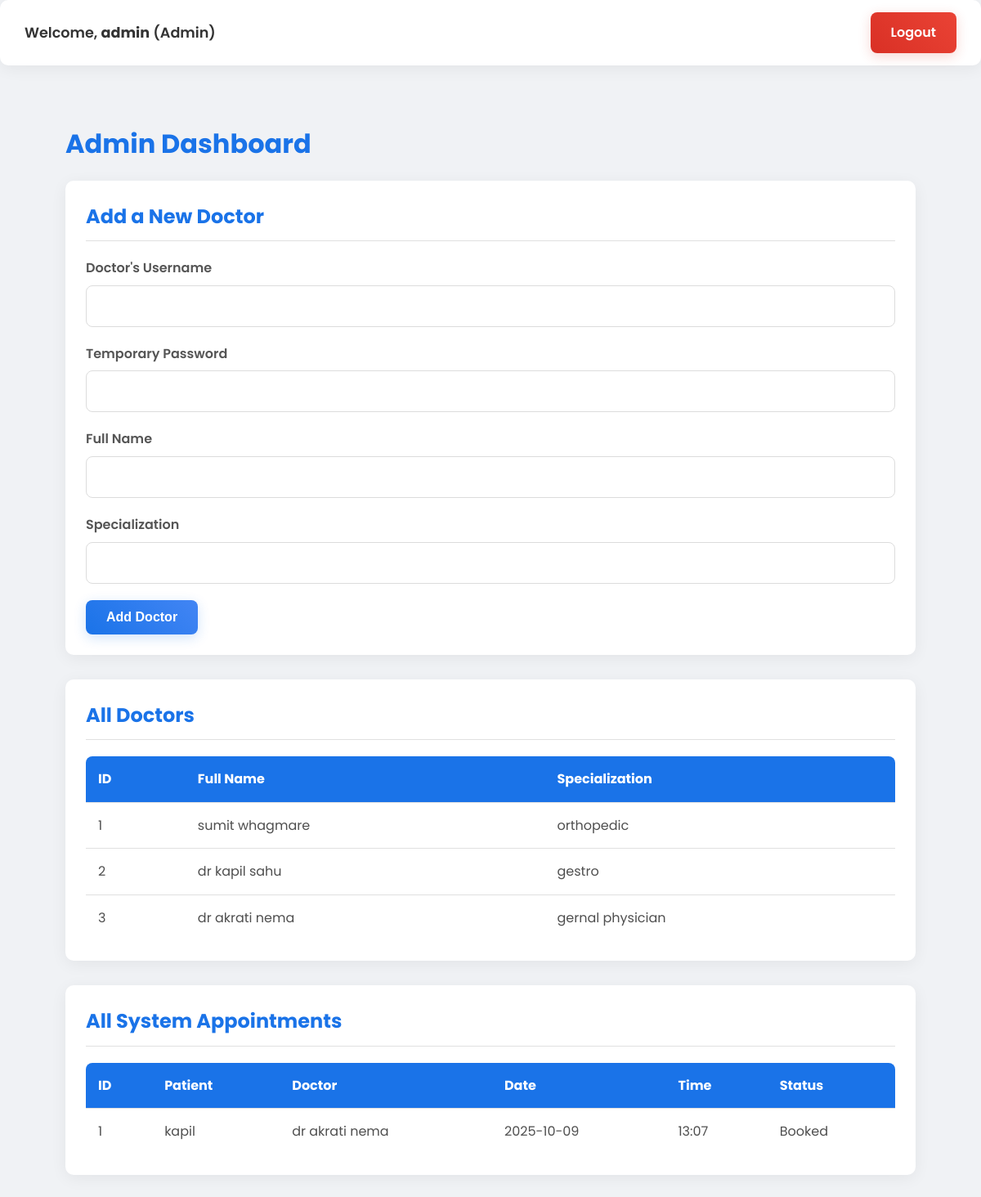
The page /admin/dashboard (signed in) on the database its author committed.
### tables this page shows
CREATE TABLE doctors (
                id INTEGER PRIMARY KEY AUTOINCREMENT,
                user_id INTEGER NOT NULL,
                full_name TEXT NOT NULL,
                specialization TEXT NOT NULL,
                FOREIGN KEY (user_id) REFERENCES users (id)
            );

CREATE TABLE appointments (
                id INTEGER PRIMARY KEY AUTOINCREMENT,
                patient_id INTEGER NOT NULL,
                doctor_id INTEGER NOT NULL,
                appointment_date TEXT NOT NULL,
                appointment_time TEXT NOT NULL,
                status TEXT NOT NULL DEFAULT 'booked' CHECK(status IN ('booked', 'cancelled')),
                FOREIGN KEY (patient_id) REFERENCES patients (id),
                FOREIGN KEY (doctor_id) REFERENCES doctors (id)
            );

CREATE TABLE patients (
                id INTEGER PRIMARY KEY AUTOINCREMENT,
                user_id INTEGER NOT NULL,
                full_name TEXT NOT NULL,
                contact_number TEXT,
                FOREIGN KEY (user_id) REFERENCES users (id)
            );

### app.py (the view)
@app.route('/admin/dashboard')
def admin_dashboard():
    if 'user_id' not in session or session.get('role') != 'admin':
        flash('You must be logged in as an admin to view this page.', 'error')
        return redirect(url_for('login'))
    conn = create_connection()
    cursor = conn.cursor()
    cursor.execute("SELECT id, full_name, specialization FROM doctors")
    doctors = cursor.fetchall()
    query = """
        SELECT a.id, p.full_name, d.full_name, a.appointment_date, a.appointment_time, a.status
        FROM appointments a
        JOIN patients p ON a.patient_id = p.id
        JOIN doctors d ON a.doctor_id = d.id
    """
    cursor.execute(query)
    appointments = cursor.fetchall()
    conn.close()
    return render_template('admin_dashboard.html', doctors=doctors, appointments=appointments)

### app.py (called while the page is built)
def create_connection():
    return sqlite3.connect('clinic.db')

### templates/admin_dashboard.html
{% extends "layout.html" %}
{% block content %}
    <h1>Admin Dashboard</h1>
    <section>
        <h2>Add a New Doctor</h2>
        <form action="{{ url_for('add_doctor') }}" method="post">
            <div class="form-group">
                <label for="username">Doctor's Username</label>
                <input type="text" id="username" name="username" required>
            </div>
            <div class="form-group">
                <label for="password">Temporary Password</label>
                <input type="password" id="password" name="password" required>
            </div>
            <div class="form-group">
                <label for="full_name">Full Name</label>
                <input type="text" id="full_name" name="full_name" required>
            </div>
            <div class="form-group">
                <label for="specialization">Specialization</label>
                <input type="text" id="specialization" name="specialization" required>
            </div>
            <button type="submit" class="btn">Add Doctor</button>
        </form>
    </section>
    <section>
        <h2>All Doctors</h2>
        <table>
            <thead>
                <tr>
                    <th>ID</th>
                    <th>Full Name</th>
                    <th>Specialization</th>
                </tr>
            </thead>
            <tbody>
                {% for doctor in doctors %}
                <tr>
                    <td>{{ doctor[0] }}</td>
                    <td>{{ doctor[1] }}</td>
                    <td>{{ doctor[2] }}</td>
                </tr>
                {% else %}
                <tr>
                    <td colspan="3">No doctors found in the system.</td>
                </tr>
                {% endfor %}
            </tbody>
        </table>
    </section>
    <section>
        <h2>All System Appointments</h2>
        <table>
            <thead>
                <tr>
                    <th>ID</th>
                    <th>Patient</th>
                    <th>Doctor</th>
                    <th>Date</th>
                    <th>Time</th>
                    <th>Status</th>
                </tr>
            </thead>
            <tbody>
                {% for appt in appointments %}
                <tr>
                    <td>{{ appt[0] }}</td>
                    <td>{{ appt[1] }}</td>
                    <td>{{ appt[2] }}</td>
                    <td>{{ appt[3] }}</td>
                    <td>{{ appt[4] }}</td>
                    <td>{{ appt[5].capitalize() }}</td>
                </tr>
                {% else %}
                <tr>
                    <td colspan="6">No appointments found.</td>
                </tr>
                {% endfor %}
            </tbody>
        </table>
    </section>
{% endblock %}

### templates/layout.html (shortened to what this page needs)
<!DOCTYPE html>
<html lang="en">
<head>
    <link rel="stylesheet" href="{{ url_for('static', filename='style.css') }}">
</head>
<body>
    {% if session.user_id %}
    <div class="navbar">
        <div class="user-info">Welcome, <strong>{{ session.username }}</strong> ({{ session.role.capitalize() }})</div>
        <a href="{{ url_for('logout') }}" class="btn btn-danger">Logout</a>
    </div>
    {% endif %}
    <div class="container">
        {% block content %}{% endblock %}
    </div>
</body>
</html>

### static/style.css (style rules this page uses)
* { margin: 0; padding: 0; box-sizing: border-box; }
body { font-family: 'Poppins', sans-serif; background-color: #f0f2f5; color: #4f4f4f; line-height: 1.6; }
.container { max-width: 1100px; margin: 40px auto; padding: 30px; }
.navbar { display: flex; justify-content: space-between; align-items: center; background: #ffffff; padding: 15px 30px; border-radius: 10px; box-shadow: 0 4px 20px rgba(0, 0, 0, 0.06); margin-bottom: 30px; }
.navbar .user-info { font-size: 1.1em; font-weight: 600; color: #333; }
section { background: #ffffff; padding: 25px; border-radius: 10px; box-shadow: 0 4px 20px rgba(0, 0, 0, 0.06); margin-bottom: 30px; }
h1, h2 { color: #1a73e8; margin-bottom: 20px; }
h2 { font-size: 1.5em; border-bottom: 1px solid #e0e0e0; padding-bottom: 10px; }
.form-group { margin-bottom: 20px; text-align: left; }
label { display: block; margin-bottom: 8px; font-weight: 600; color: #555; }
input[type="text"], input[type="password"], input[type="date"], input[type="time"], select { width: 100%; padding: 12px 15px; border: 1px solid #dcdcdc; border-radius: 8px; font-size: 1em; font-family: 'Poppins', sans-serif; transition: all 0.3s ease; }
.btn { display: inline-block; padding: 12px 25px; border: none; border-radius: 8px; background-image: linear-gradient(45deg, #1a73e8, #4285f4); color: white; font-size: 1em; font-weight: 600; cursor: pointer; text-decoration: none; text-align: center; transition: all 0.3s ease; box-shadow: 0 4px 15px rgba(26, 115, 232, 0.2); }
.btn-danger { background-image: linear-gradient(45deg, #d93025, #ea4335); box-shadow: 0 4px 15px rgba(217, 48, 37, 0.2); }
table { width: 100%; border-collapse: collapse; margin-top: 20px; }
th, td { padding: 15px; border-bottom: 1px solid #e0e0e0; text-align: left; }
thead { background-color: #1a73e8; color: white; font-weight: 600; }
thead th:first-child { border-top-left-radius: 8px; }
thead th:last-child { border-top-right-radius: 8px; }
tbody tr { transition: background-color 0.2s ease; }
tbody tr:last-child td { border-bottom: 0; }
a { color: #1a73e8; text-decoration: none; transition: color 0.2s; }

### rows shown on the page
doctors: id "1", full_name "sumit whagmare", specialization "orthopedic"
doctors: id "2", full_name "dr kapil sahu", specialization "gestro"
doctors: id "3", full_name "dr akrati nema", specialization "gernal physician"
appointments: id "1", full_name "kapil", full_name "dr akrati nema", appointment_date "2025-10-09", appointment_time "13:07", status "Booked"

### other values the page prints
{{ session.username }} "admin"
{{ session.role.capitalize() }} "Admin"
